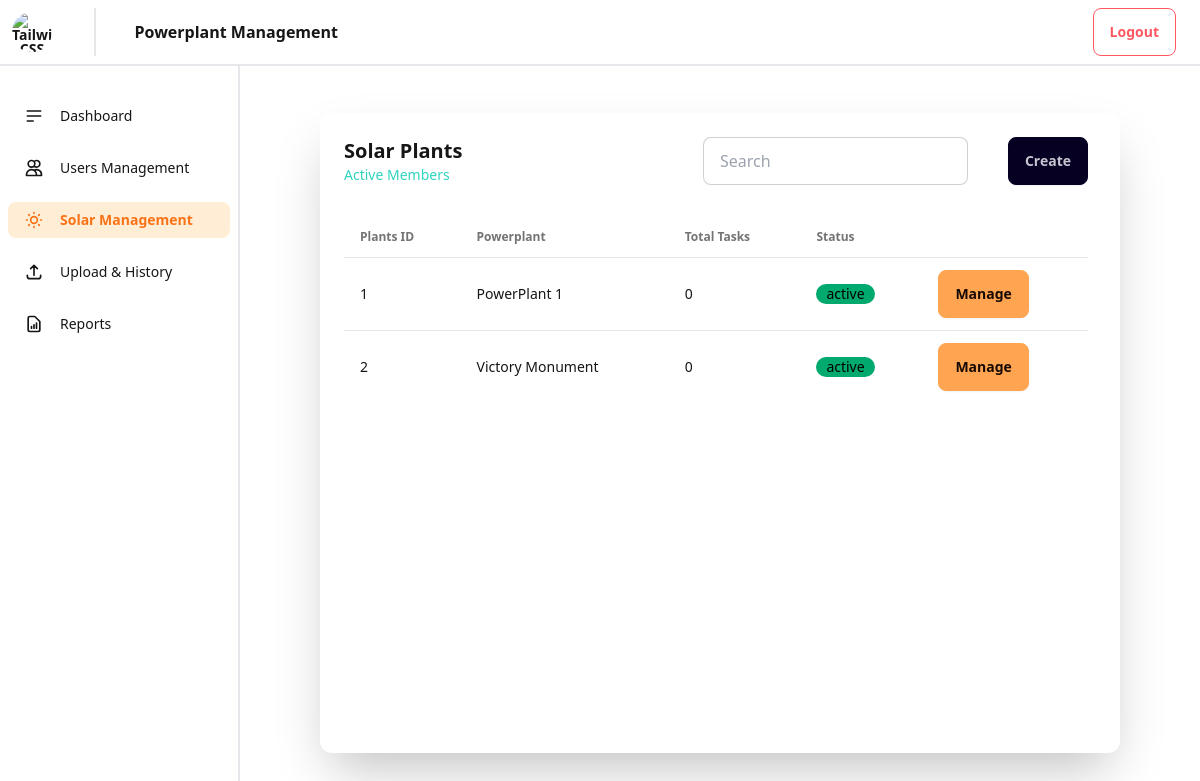
The page /solar-system/solar_management/ on the database as committed earlier.
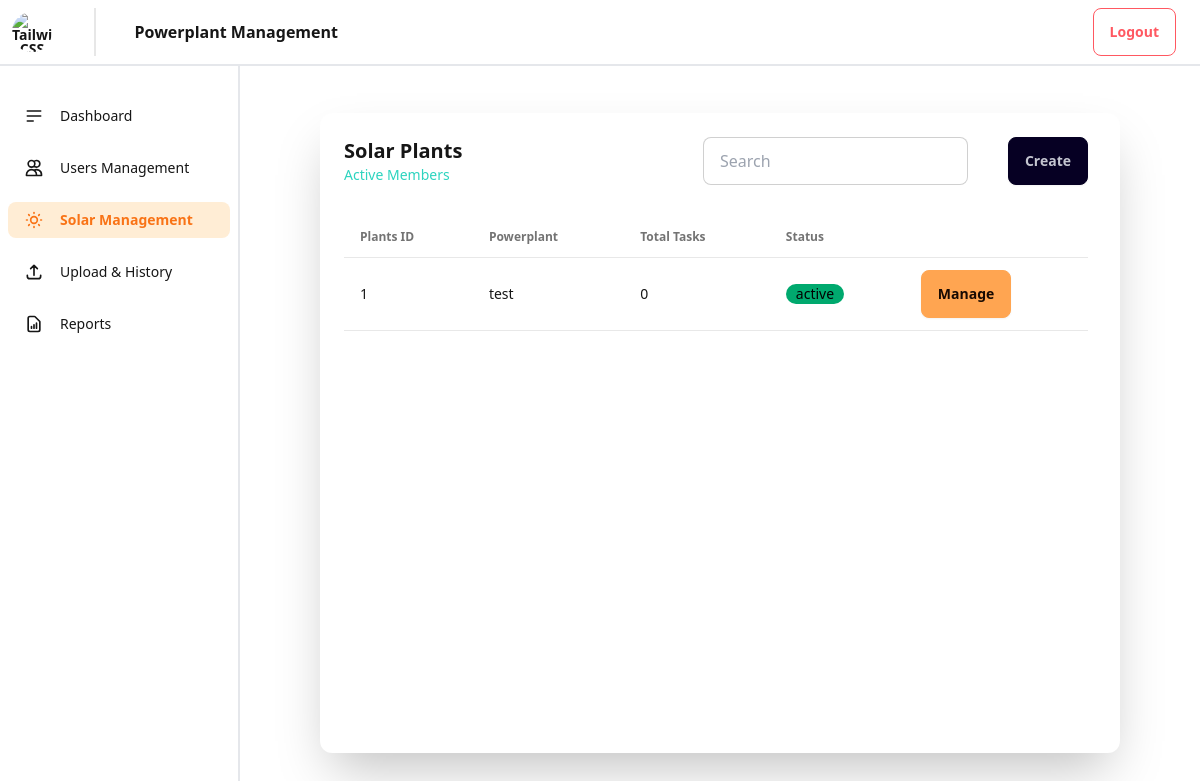
The same page on the database as committed later.
### myadmin/models.py (models this page shows, shortened)
class PowerPlant(models.Model):
    name = models.CharField(max_length=100)
    latitude = models.FloatField()
    longitude = models.FloatField()
    admin = models.ManyToManyField(CustomUser, related_name='admins')
    drone_controller = models.ManyToManyField(
        CustomUser, related_name='drone_controllers')
    data_analyst = models.ManyToManyField(
        CustomUser, related_name='data_analysts')
    total_tasks = models.IntegerField()
    createdAt = models.DateField(auto_now_add=True)
    updatedAt = models.DateField(auto_now=True)
    class PowerPlantStatus(models.TextChoices):
        ACTIVE = 'active'
        INACTIVE = 'inactive'
    status = models.CharField(
        max_length=20,
        choices=PowerPlantStatus.choices,
        default=PowerPlantStatus.ACTIVE
    )

### myadmin/views.py (the view)
# urls.py: path('solar_management/', views.solar, name='solar_management'),
def solar(request):
    powerplants = PowerPlant.objects.all()
    context = {
        'powerplants': powerplants
    }
    return render(request, 'solar_management.html', context)

### myadmin/context_processors.py (called while the page is built, shortened)
def global_user_context(request):
    return {}

### myadmin/templates/solar_management.html
{% extends 'base.html' %} {% block title %}Admin - Solar Management{% endblock%}
{% block heading %}Powerplant Management{% endblock %} {% block content %}
<div class="flex flex-row justify-between">
  <div class="flex flex-col">
    <div class="text-xl font-bold">Solar Plants</div>
    <div class="text-sm text-teal-400">Active Members</div>
  </div>
  <div class="flex items-center gap-10">
    <input type="text" placeholder="Search" class="input input-bordered w-24 md:w-auto" />
    <a href="{% url 'create' %}">
      <button class="btn btn-neutral">Create</button>
    </a>
  </div>
</div>
<div class="overflow-x-auto overflow-y-auto mt-8" style="max-height: calc(100% - 80px)">
  <table class="table">
    <thead>
      <tr>
        <th>Plants ID</th>
        <th>Powerplant</th>
        <th>Total Tasks</th>
        <th>Status</th>
        <th></th>
      </tr>
    </thead>
    <tbody>
      {% for powerplant in powerplants %}
      <tr class="hover:bg-base-300">
        <td>{{powerplant.id}}</td>
        <td>{{powerplant.name}}</td>
        <td>{{powerplant.total_tasks}}</td>
        <td>
          <div class="badge {% if powerplant.status == 'active' %}badge-success{% else %}badge-error{% endif %}">
            {{powerplant.status}}</div>
        </td>
        <td>
          <a href="{% url 'solar_management_manage' powerplant_id=powerplant.id %}"
            class="btn btn-soft btn-accent">Manage</a>
        </td>
      </tr>
      {% endfor %}
    </tbody>
  </table>
</div>
{% endblock%}

Rows that differ between the two databases and show on the page:
removed PowerPlant: id "2", name "Victory Monument", total_tasks "0", status "active"
changed PowerPlant "active": name "PowerPlant 1" → "test"
